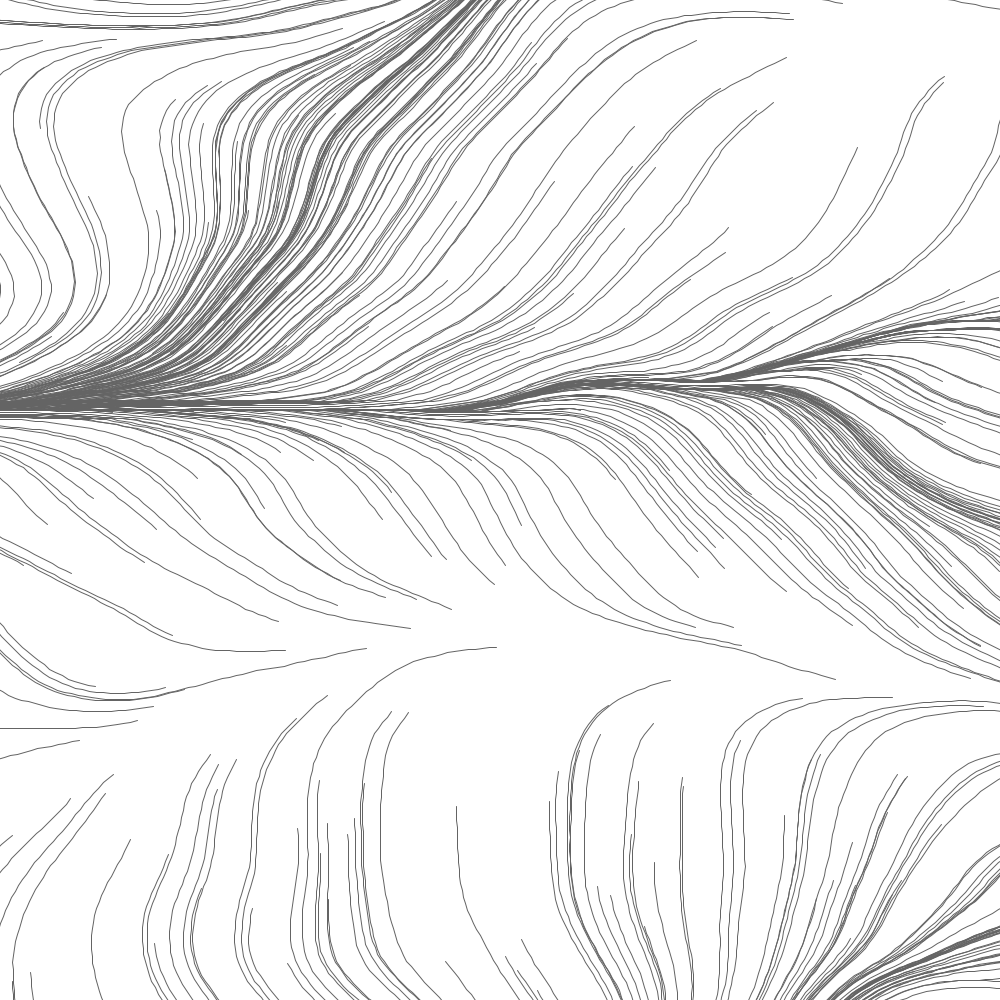
Frame 1 (no input)
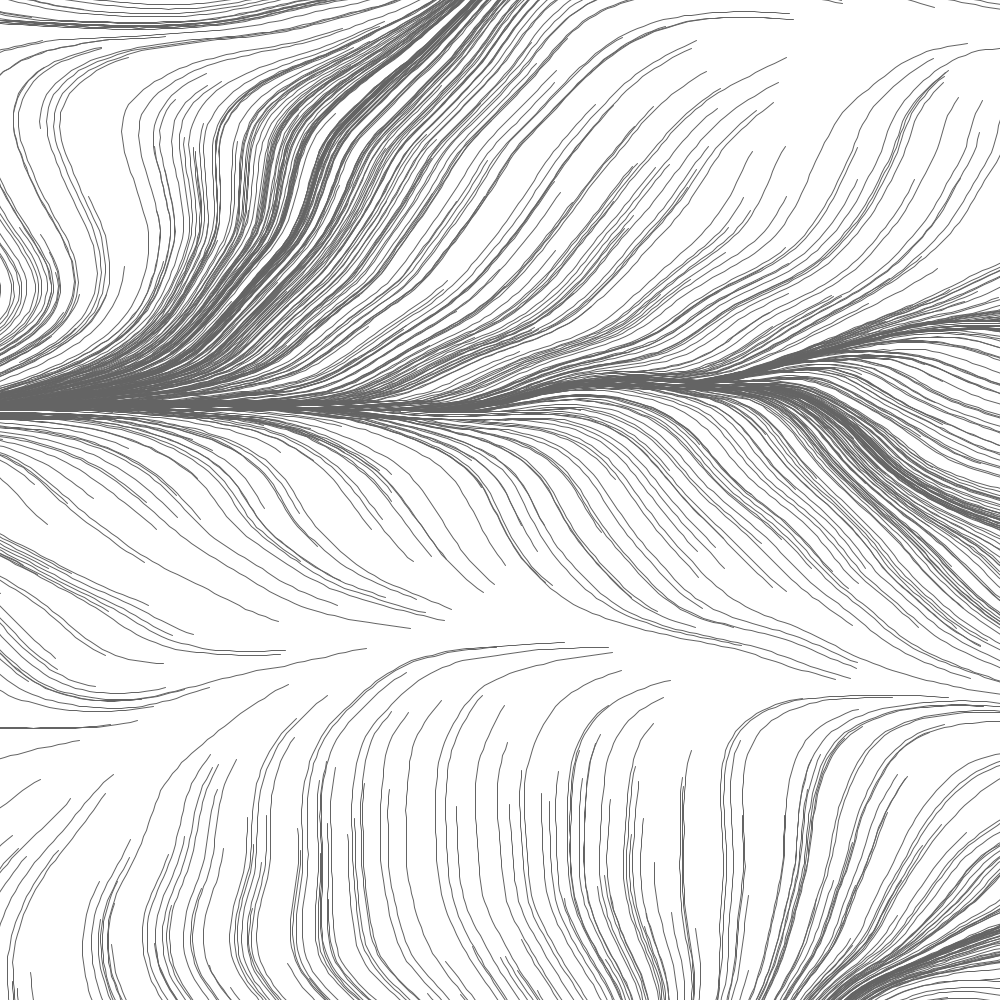
Frame 2 (the mouse pressed at the canvas centre, redrawn once)

The Processing sketch that drew these frames (run headless with seeded random() and noise(); the mouse was pressed at the canvas centre and the sketch redrawn once):

// Processing sketch: New_flowfield
// ── New_flowfield.pde
// Draw our grid outside the canvas by half the width/height in each direction
int leftX, rightX, topY, bottomY;

// The resolution will set the size of individual grid points
int resolution;

// Calculate the number of rows and columns we'll have
int numColumns, numRows;

// Holds all the grid vectors
PVector[][] grid;

// Noise values
float xoff, yoff, zoff = 0;
float increment = 0.01;

// Lines
int steps = 200;
int stepLength = 7;


void setup() {
  size(1000,1000);
  background(255);
  
  leftX = int(width * -0.5);
  rightX = int(width * 1.5);
  topY = int(height * -0.5);
  bottomY = int(height * 1.5);

  resolution = int(width * 0.01);
  numColumns = (rightX - leftX) / resolution;
  numRows = (bottomY - topY) / resolution;
  
  grid = new PVector[numColumns][numRows];
  
  for(int y = 0; y < numRows; y++) {
    xoff = 0;
    for(int x = 0; x < numColumns; x++) {
      float angle = noise(xoff, yoff,zoff) * TWO_PI;
      PVector vec = PVector.fromAngle(angle);
      grid[x][y] = vec;
      xoff += increment;
    }
    yoff += increment;
    zoff += 0.03;
  }
}

void draw() {
 // Visualize the field
 //translate(leftX, topY);
 //for(int y = 0; y < numRows; y++) {
 // for(int x = 0; x < numColumns; x++) {
 //     PVector vec = grid[x][y];
 //     stroke(0);
 //     translate(resolution, 0);
 //     rotate(vec.heading());
 //     line(0, 0, resolution, 0);
 //     rotate(-1 * vec.heading());
 //   }
 //   translate(-2000, resolution);
 // }
  
  for(int i = 0; i < 1000; i++) {
      drawCurve();
  }
  
  noLoop();
}


void drawCurve() {
  // Start point
  float x = random(leftX, rightX);
  float y = random(topY, bottomY);

  stroke(100);
  strokeWeight(1);
  noFill();
  beginShape();
  for(int i = 0; i < steps; i++) {
    vertex(x, y);
    
    // How far from the start of the grid
    int xOffset = int(x - leftX);
    int yOffset = int(y - topY);
    
    // Find it's index
    int columnIndex = xOffset / resolution;
    int rowIndex = yOffset / resolution;
    
    // Check for boundaries
    if (columnIndex >= numColumns) {columnIndex = 0;};
    if (columnIndex <= 0) {columnIndex = numColumns - 1;}; // fix this
    if (rowIndex >= numRows) {rowIndex = 0;};
    if (rowIndex <= 0) {rowIndex = numRows - 1;}; // fix this
    
    // Find the angle
    PVector angle = grid[columnIndex][rowIndex];
    
    float xStep = stepLength * cos(angle.heading());
    float yStep = stepLength * sin(angle.heading());
    
    x = x + xStep;
    y = y + yStep;
  }
  endShape();
}
